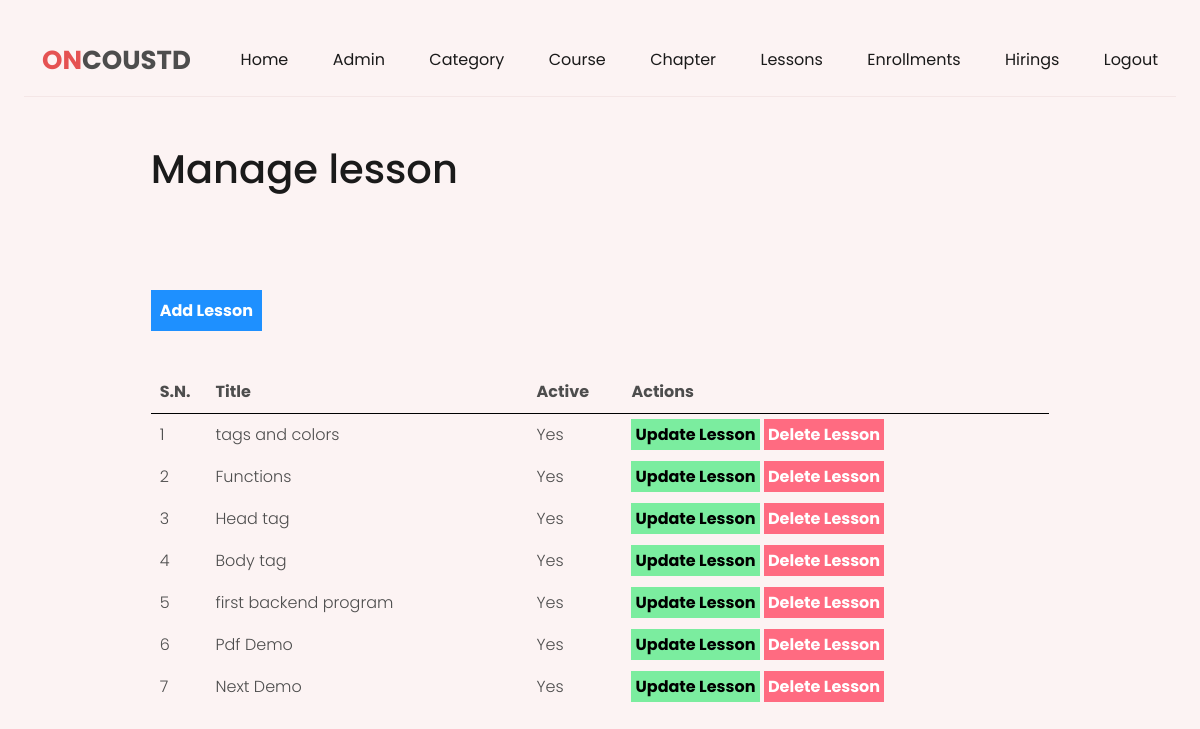
Page /admin/manage-lesson.php (signed in) on the committed database.
### tables this page shows
CREATE TABLE `tbl_lesson` (
  `id` int(11) NOT NULL,
  `course_id` int(11) NOT NULL,
  `chapter_id` int(11) NOT NULL,
  `name` varchar(200) NOT NULL,
  `pdf` varchar(200) NOT NULL,
  `active` varchar(200) NOT NULL
);

### admin/manage-lesson.php (the view, shortened to what this page needs)
<?php
include('admin-partials/header.php');
?>
<div class="main-content">
	<div class="wrapper">
		<h1>Manage lesson</h1>
		<br><br>
<br><br>
			<a href="<?php echo SITEURL;?>admin/add-lesson.php" class="btn-primary">Add Lesson</a>
			<br>
			<br>
			<br>
			<table class="tbl-full">
				<tr>
					<th>S.N.</th>
					<th>Title</th>
					<th>Active</th>
					<th>Actions</th>
				</tr>
				<?php
					$sql = "SELECT * FROM tbl_lesson";
					$res = mysqli_query($conn,$sql);
					$count = mysqli_num_rows($res);
					$sn = 1;
					if ($count>0)
					{
						while ($row = mysqli_fetch_assoc($res))
						{
							$id = $row['id'];
							$title = $row['name'];
							$active = $row['active'];
							?>
							<tr>
								<td><?php echo $sn++; ?></td>
								<td><?php echo $title; ?></td>
								<td><?php echo $active; ?></td>
								<td>
									<a href="<?php echo SITEURL; ?>admin/update-lesson.php?id=<?php echo $id; ?>" class="btn-secondary">Update Lesson</a>
									<a href="<?php echo SITEURL; ?>admin/delete-lesson.php?id=<?php echo $id; ?>" class="btn-danger">Delete Lesson</a>
								</td>
							</tr>
							<?php
						}
					}
					else
					{
						echo "<tr><td colspan='7' class='error'>Lesson not added yet.</td></tr>";
					}
				?>
			</table>
	</div>
</div>

### css/admin.css (style rules this page uses)
:root { --orange: hsl(36, 80%, 50%); --white: hsl(0, 0%, 100%); --WHITE: hsl(0, 0%, 100%); --BLACK: hsl(0, 0%, 0%); --black-90: hsl(0, 0%, 10%); --black-70: hsl(0, 0%, 30%); --black-alpha-40: hsl(0, 0%, 0%, 0.4); --yellow-light: hsl(44, 95%, 83%); --green-light: hsl(158, 68%, 75%); --red-light: hsl(0, 84%, 80%); --orange-light: hsl(22, 85%, 80%); --select-box-bg-color: hsl(0, 0%, 100%); --border-color-1: hsl(0, 0%, 90%); }
body { background-color: var(--body-bg-color); font-family: 'Poppins', sans-serif; font-size: 16px; font-weight: 300; color: var(--black-70); min-height: 100vh; overflow-x: hidden; }
a { color: var(--main-color); text-decoration: none; }
h1,h2,h3,h4,h5 { color: var(--black-90); line-height: 1.3; }
.wrapper { width: 80%; margin: 0 auto; padding: 1%; }
.tbl-full { width: 100%; }
table tr th { border-bottom: 1px solid black; padding: 1%; text-align: left; }
table tr td { padding: 1%; }
.btn-primary { background-color: #1e90ff; padding: 1%; color: white; text-decoration: none; font-weight: bold; }
.btn-secondary { background-color: #7bed9f; padding: 1%; color: black; text-decoration: none; font-weight: bold; }
.btn-danger { background-color: #ff6b81; padding: 1%; color: white; text-decoration: none; font-weight: bold; }
.main-content { padding: 3% 0; }

### css/colors/color-1.css (style rules this page uses)
:root { --hue-value-1:0; --hue-value-2:230; --main-color: hsl(var(--hue-value-1),74%, 61%); --button-hover-color: hsl(var(--hue-value-1), 57%, 53%); --body-bg-color:hsl(var(--hue-value-1), 63%, 97%); --border-color-2:hsl(var(--hue-value-1), 40%,93%); --shadow: 0 0 10px hsl(var(--hue-value-1), 40% , 90%); --body-gradient-bg-color-1: hsla(var(--hue-value-1), 100%, 50%,0.2); --body-gradient-bg-color-2: hsla(var(--hue-value-2), 100%, 50%,0.2); --decoration-bg-color-1: hsl(var(--hue-value-1), 100%, 70%); --decoration-bg-color-2: hsl(var(--hue-value-2), 100%, 70%); }

### rows in the picture
tbl_lesson: name "tags and colors", active "Yes"
tbl_lesson: name "Functions", active "Yes"
tbl_lesson: name "Head tag", active "Yes"
tbl_lesson: name "Body tag", active "Yes"
tbl_lesson: name "first backend program", active "Yes"
tbl_lesson: name "Pdf Demo", active "Yes"
tbl_lesson: name "Next Demo", active "Yes"
